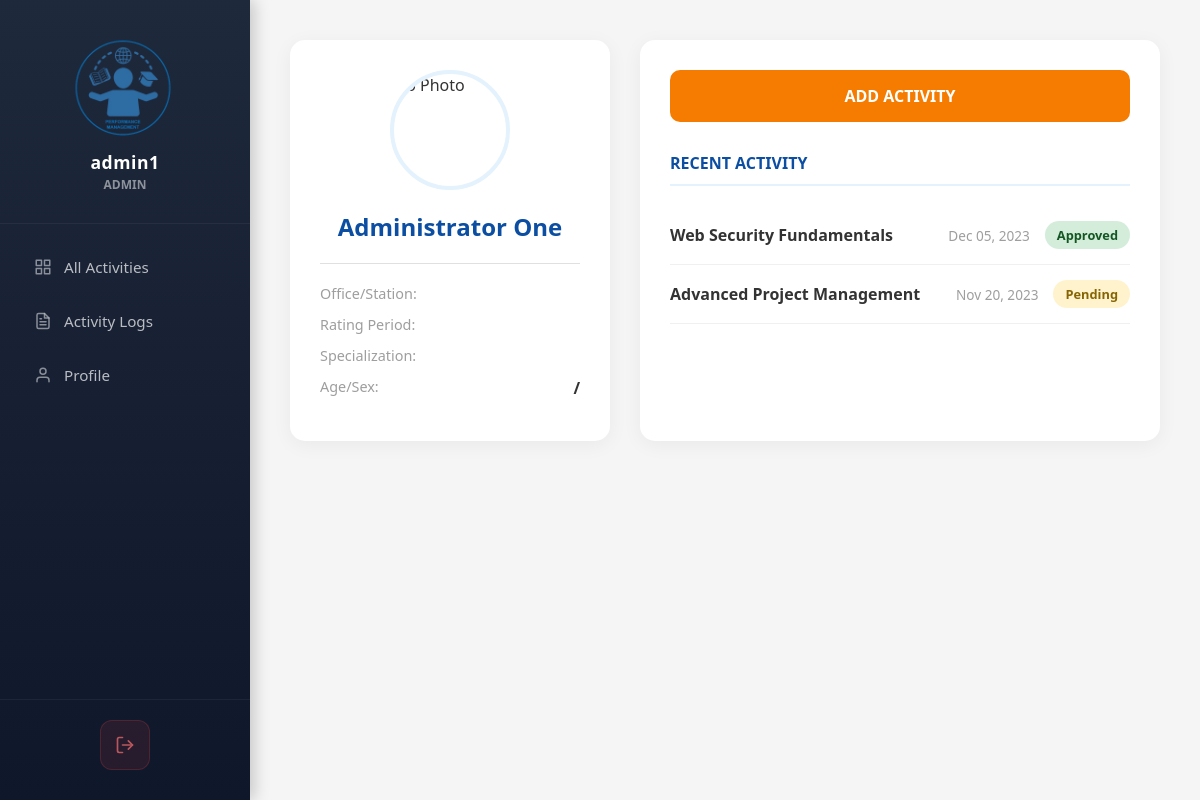
/pages/home.php (signed in), run on the app's committed database.
### tables this page shows
CREATE TABLE `users` (
  `id` int(11) NOT NULL,
  `username` varchar(50) NOT NULL,
  `password` varchar(255) NOT NULL,
  `full_name` varchar(100) NOT NULL,
  `office_station` varchar(100) DEFAULT NULL,
  `position` varchar(100) DEFAULT NULL,
  `rating_period` varchar(100) DEFAULT NULL,
  `area_of_specialization` varchar(100) DEFAULT NULL,
  `age` int(11) DEFAULT NULL,
  `sex` varchar(20) DEFAULT NULL,
  `role` varchar(20) DEFAULT 'user',
  `created_at` timestamp NOT NULL DEFAULT current_timestamp(),
  `profile_picture` varchar(255) DEFAULT NULL
);

CREATE TABLE `ld_activities` (
  `id` int(11) NOT NULL,
  `user_id` int(11) NOT NULL,
  `title` varchar(255) NOT NULL,
  `date_attended` date DEFAULT NULL,
  `venue` varchar(255) DEFAULT NULL,
  `modality` varchar(100) DEFAULT NULL,
  `competency` varchar(255) DEFAULT NULL,
  `type_ld` varchar(100) DEFAULT NULL,
  `type_ld_others` varchar(255) DEFAULT NULL,
  `conducted_by` varchar(255) DEFAULT NULL,
  `organizer_signature_path` varchar(255) DEFAULT NULL,
  `approved_by` varchar(255) DEFAULT NULL,
  `workplace_application` text DEFAULT NULL,
  `workplace_image_path` varchar(255) DEFAULT NULL,
  `reflection` text DEFAULT NULL,
  `status` varchar(50) DEFAULT 'Pending',
  `signature_path` varchar(255) DEFAULT NULL,
  `created_at` timestamp NOT NULL DEFAULT current_timestamp()
);

### pages/home.php (the view, shortened to what this page needs)
<?php
require '../includes/db.php';
$stmt = $pdo->prepare("SELECT * FROM users WHERE id = ?");
$stmt->execute([$_SESSION['user_id']]);
$user = $stmt->fetch(PDO::FETCH_ASSOC);
$stmt_ld = $pdo->prepare("SELECT * FROM ld_activities WHERE user_id = ? ORDER BY date_attended DESC LIMIT 5");
$stmt_ld->execute([$_SESSION['user_id']]);
$activities = $stmt_ld->fetchAll(PDO::FETCH_ASSOC);
?>
<!DOCTYPE html>
<html lang="en">
<head>
    <?php require '../includes/head.php'; ?>
    <link rel="stylesheet" href="../css/pages/home.css">
</head>
<body>
    <div class="dashboard-container">
        <?php require '../includes/sidebar.php'; ?>
        <div class="main-content">
            <div class="dashboard-grid">
                <div class="profile-card">
                    <div class="profile-photo-circle">
                        <?php if (!empty($user['profile_picture'])): ?>
                            <img src="../<?php echo htmlspecialchars($user['profile_picture']); ?>" alt="Profile">
                        <?php else: ?>
                            <div class="no-photo">No Photo</div>
                        <?php endif; ?>
                    </div>
                    <div class="profile-name">
                        <?php echo htmlspecialchars($user['full_name']); ?>
                    </div>
                    <div class="profile-details">
                        <div class="profile-detail-item">
                            <span class="profile-detail-label">Office/Station:</span>
                        </div>
                        <div class="profile-detail-item">
                            <span class="profile-detail-label">Rating Period:</span>
                        </div>
                        <div class="profile-detail-item">
                            <span class="profile-detail-label">Specialization:</span>
                        </div>
                        <div class="profile-detail-item">
                            <span class="profile-detail-label">Age/Sex:</span>
                            <span class="profile-detail-value"><?php echo htmlspecialchars($user['age']); ?> /
                                <?php echo htmlspecialchars($user['sex']); ?></span>
                        </div>
                    </div>
                </div>
                <div class="activity-card">
                    <div class="add-activity-section">
                        <a href="add_activity.php" class="add-activity-btn">ADD ACTIVITY</a>
                    </div>
                    <div class="recent-activity-section">
                        <div class="recent-activity-header">
                            RECENT ACTIVITY
                        </div>
                        <div class="recent-activity-content">
                            <?php if (count($activities) > 0): ?>
                                <ul class="activity-list">
                                    <?php foreach ($activities as $act): ?>
                                        <li class="activity-list-item">
                                            <span class="activity-title"><?php echo htmlspecialchars($act['title']); ?></span>
                                            <span
                                                class="activity-date"><?php echo date('M d, Y', strtotime($act['date_attended'])); ?></span>
                                            <span class="activity-status"
                                                style="background-color: <?php echo $act['status'] == 'Approved' ? '#d4edda' : '#fff3cd'; ?>;
                                                         color: <?php echo $act['status'] == 'Approved' ? '#155724' : '#856404'; ?>;">
                                                <?php echo htmlspecialchars($act['status']); ?>
                                            </span>
                                        </li>
                                    <?php endforeach; ?>
                                </ul>
                            <?php else: ?>
                                <div class="no-activities">No activities recorded yet.</div>
                            <?php endif; ?>
                        </div>
                    </div>
                </div>
            </div>
        </div>
    </div>
</body>
</html>

### css/base/variables.css (style rules this page uses)
:root { --primary-blue: #0B4EA2; --secondary-blue: #1E88E5; --light-blue: #E3F2FD; --accent-orange: #F57C00; --hover-orange: #FF9800; --text-color: #333; --bg-color: #F5F5F5; --sidebar-width: 250px; --border-color: #E0E0E0; --dark-gray: #9E9E9E; --logout-red: #d32f2f; --card-shadow: 0 10px 30px rgba(0, 0, 0, 0.08); --input-shadow: 0 0 0 3px rgba(30, 136, 229, 0.1); }

### css/base/global.css (style rules this page uses)
body { font-family: 'Segoe UI', Tahoma, Geneva, Verdana, sans-serif; background-color: var(--bg-color); margin: 0; display: flex; min-height: 100vh; color: var(--text-color); }
.dashboard-container { display: flex; width: 100%; min-height: 100vh; }
.main-content { flex: 1; padding: 40px; display: flex; justify-content: center; align-items: flex-start; background-color: var(--bg-color); margin-left: var(--sidebar-width); width: calc(100% - var(--sidebar-width)); }

### css/pages/home.css (style rules this page uses)
.dashboard-grid { display: grid; grid-template-columns: 320px 1fr; gap: 30px; width: 100%; }
.profile-card, .activity-card { background: white; border-radius: 15px; padding: 30px; box-shadow: 0 4px 20px rgba(0, 0, 0, 0.05); }
.profile-photo-circle { width: 120px; height: 120px; border-radius: 50%; margin: 0 auto 20px; border: 4px solid var(--light-blue); overflow: hidden; }
.profile-name { font-size: 1.5em; font-weight: 800; color: var(--primary-blue); text-align: center; }
.profile-details { border-top: 1px solid var(--border-color); padding-top: 20px; }
.profile-detail-item { display: flex; justify-content: space-between; margin-bottom: 12px; }
.profile-detail-label { color: var(--dark-gray); font-size: 0.9em; }
.profile-detail-value { font-weight: 600; color: var(--text-color); }
.add-activity-btn { display: block; background: var(--accent-orange); color: white; text-align: center; padding: 15px; border-radius: 10px; font-weight: 800; margin-bottom: 30px; transition: all 0.3s ease; }
.recent-activity-header { font-weight: 800; color: var(--primary-blue); border-bottom: 2px solid var(--light-blue); padding-bottom: 10px; margin-bottom: 20px; }
.activity-list { list-style: none; padding: 0; }
.activity-list-item { display: flex; justify-content: space-between; align-items: center; padding: 15px 0; border-bottom: 1px solid #f0f0f0; }
.activity-title { font-weight: 600; flex: 1; }
.activity-date { color: var(--dark-gray); font-size: 0.85em; margin: 0 15px; }
.activity-status { padding: 5px 12px; border-radius: 20px; font-size: 0.8em; font-weight: 700; }

### data on the page
users: full_name "Administrator One"
ld_activities: title "Web Security Fundamentals", date_attended "Dec 05, 2023", status "Approved"
ld_activities: title "Advanced Project Management", date_attended "Nov 20, 2023", status "Pending"

### other printed values
$_SESSION['username'] "admin1"
$_SESSION['position'] ?: str_replace('_', ' ', $_SESSION['role']) "ADMIN"
